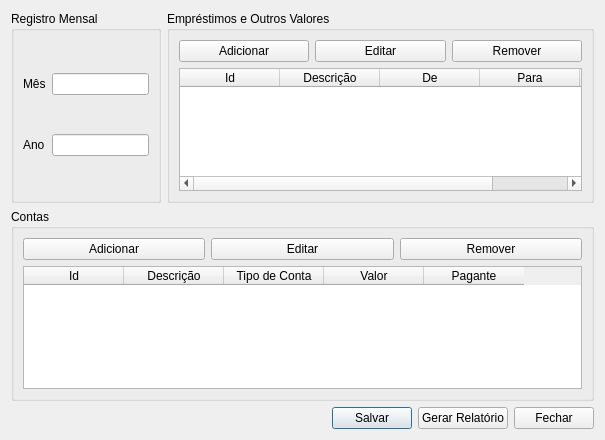
<?xml version="1.0" encoding="UTF-8"?>
<ui version="4.0">
 <class>NovoRegistroMensal</class>
 <widget class="QDialog" name="NovoRegistroMensal">
  <property name="geometry">
   <rect>
    <x>0</x>
    <y>0</y>
    <width>605</width>
    <height>440</height>
   </rect>
  </property>
  <property name="windowTitle">
   <string>Novo Registro Mensal</string>
  </property>
  <layout class="QGridLayout" name="gridLayout_2">
   <item row="2" column="3">
    <widget class="QPushButton" name="salvar">
     <property name="maximumSize">
      <size>
       <width>100</width>
       <height>16777215</height>
      </size>
     </property>
     <property name="text">
      <string>Salvar</string>
     </property>
     <property name="icon">
      <iconset resource="Image.qrc">
       <normaloff>:/icons/img/svg/checkmark.svg</normaloff>:/icons/img/svg/checkmark.svg</iconset>
     </property>
    </widget>
   </item>
   <item row="0" column="0">
    <widget class="QGroupBox" name="groupBox">
     <property name="maximumSize">
      <size>
       <width>150</width>
       <height>16777215</height>
      </size>
     </property>
     <property name="title">
      <string>Registro Mensal</string>
     </property>
     <layout class="QGridLayout" name="gridLayout">
      <item row="0" column="0">
       <widget class="QLabel" name="label">
        <property name="text">
         <string>Mês</string>
        </property>
       </widget>
      </item>
      <item row="0" column="1">
       <widget class="QLineEdit" name="mes"/>
      </item>
      <item row="1" column="0">
       <widget class="QLabel" name="label_2">
        <property name="text">
         <string>Ano</string>
        </property>
       </widget>
      </item>
      <item row="1" column="1">
       <widget class="QLineEdit" name="ano"/>
      </item>
     </layout>
    </widget>
   </item>
   <item row="2" column="5">
    <widget class="QPushButton" name="cancelar">
     <property name="maximumSize">
      <size>
       <width>100</width>
       <height>16777215</height>
      </size>
     </property>
     <property name="text">
      <string>Fechar</string>
     </property>
     <property name="icon">
      <iconset resource="Image.qrc">
       <normaloff>:/icons/img/svg/export.svg</normaloff>:/icons/img/svg/export.svg</iconset>
     </property>
    </widget>
   </item>
   <item row="1" column="0" colspan="6">
    <widget class="QGroupBox" name="groupBox_2">
     <property name="title">
      <string>Contas</string>
     </property>
     <layout class="QVBoxLayout" name="verticalLayout_2">
      <item>
       <layout class="QHBoxLayout" name="horizontalLayout_2">
        <item>
         <widget class="QPushButton" name="adicionarConta">
          <property name="text">
           <string>Adicionar</string>
          </property>
          <property name="icon">
           <iconset resource="Image.qrc">
            <normaloff>:/icons/img/svg/add_image.svg</normaloff>:/icons/img/svg/add_image.svg</iconset>
          </property>
         </widget>
        </item>
        <item>
         <widget class="QPushButton" name="editarConta">
          <property name="text">
           <string>Editar</string>
          </property>
          <property name="icon">
           <iconset resource="Image.qrc">
            <normaloff>:/icons/img/svg/edit_image.svg</normaloff>:/icons/img/svg/edit_image.svg</iconset>
          </property>
         </widget>
        </item>
        <item>
         <widget class="QPushButton" name="removerConta">
          <property name="text">
           <string>Remover</string>
          </property>
          <property name="icon">
           <iconset resource="Image.qrc">
            <normaloff>:/icons/img/svg/remove_image.svg</normaloff>:/icons/img/svg/remove_image.svg</iconset>
          </property>
         </widget>
        </item>
       </layout>
      </item>
      <item>
       <widget class="QTableWidget" name="contas">
        <column>
         <property name="text">
          <string>Id</string>
         </property>
        </column>
        <column>
         <property name="text">
          <string>Descrição</string>
         </property>
        </column>
        <column>
         <property name="text">
          <string>Tipo de Conta</string>
         </property>
        </column>
        <column>
         <property name="text">
          <string>Valor</string>
         </property>
        </column>
        <column>
         <property name="text">
          <string>Pagante</string>
         </property>
        </column>
       </widget>
      </item>
     </layout>
    </widget>
   </item>
   <item row="0" column="1" colspan="5">
    <widget class="QGroupBox" name="groupBox_3">
     <property name="title">
      <string>Empréstimos e Outros Valores</string>
     </property>
     <layout class="QVBoxLayout" name="verticalLayout">
      <item>
       <layout class="QHBoxLayout" name="horizontalLayout">
        <item>
         <widget class="QPushButton" name="adicionarEmprestimo">
          <property name="text">
           <string>Adicionar</string>
          </property>
          <property name="icon">
           <iconset resource="Image.qrc">
            <normaloff>:/icons/img/svg/add_image.svg</normaloff>:/icons/img/svg/add_image.svg</iconset>
          </property>
         </widget>
        </item>
        <item>
         <widget class="QPushButton" name="editarEmprestimo">
          <property name="text">
           <string>Editar</string>
          </property>
          <property name="icon">
           <iconset resource="Image.qrc">
            <normaloff>:/icons/img/svg/edit_image.svg</normaloff>:/icons/img/svg/edit_image.svg</iconset>
          </property>
         </widget>
        </item>
        <item>
         <widget class="QPushButton" name="removerEmprestimo">
          <property name="text">
           <string>Remover</string>
          </property>
          <property name="icon">
           <iconset resource="Image.qrc">
            <normaloff>:/icons/img/svg/remove_image.svg</normaloff>:/icons/img/svg/remove_image.svg</iconset>
          </property>
         </widget>
        </item>
       </layout>
      </item>
      <item>
       <widget class="QTableWidget" name="emprestimos">
        <column>
         <property name="text">
          <string>Id</string>
         </property>
        </column>
        <column>
         <property name="text">
          <string>Descrição</string>
         </property>
        </column>
        <column>
         <property name="text">
          <string>De</string>
         </property>
        </column>
        <column>
         <property name="text">
          <string>Para</string>
         </property>
        </column>
        <column>
         <property name="text">
          <string>Valor</string>
         </property>
        </column>
       </widget>
      </item>
     </layout>
    </widget>
   </item>
   <item row="2" column="4">
    <widget class="QPushButton" name="gerarRelatorio">
     <property name="text">
      <string>Gerar Relatório</string>
     </property>
     <property name="icon">
      <iconset resource="Image.qrc">
       <normaloff>:/icons/img/svg/neutral_trading.svg</normaloff>:/icons/img/svg/neutral_trading.svg</iconset>
     </property>
    </widget>
   </item>
  </layout>
 </widget>
 <resources>
  <include location="Image.qrc"/>
 </resources>
 <connections/>
</ui>
